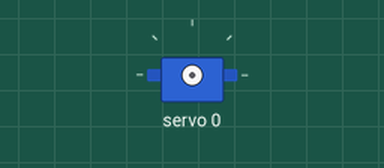
Recording of a program running on a simulated Arduino Nano 33 IoT. Parts: servo. What the program prints to the serial monitor is not drawn.

Above: at 0.05 s.
At 0.85 s:
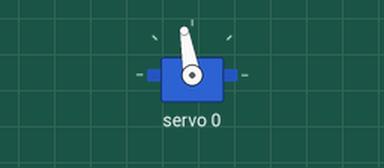
At 1.7 s:
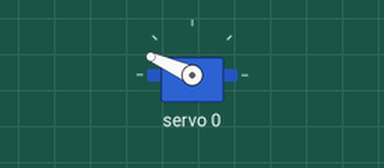
At 3.35 s:
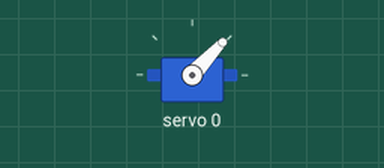
Timing chart, 0 to 5.2 s (numbered marks = the images above):
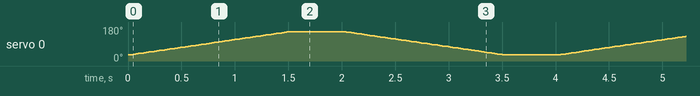

The program:

main.cpp
```cpp
// Works!

#include <Arduino.h>

#include <Wire.h>
#include <Adafruit_PWMServoDriver.h>

// Setup for two PCA9685 boards
Adafruit_PWMServoDriver pwm1 = Adafruit_PWMServoDriver(0x40, Wire);
Adafruit_PWMServoDriver pwm2 = Adafruit_PWMServoDriver(0x41, Wire);

// you can also call it with a different address and I2C interface
//Adafruit_PWMServoDriver pwm = Adafruit_PWMServoDriver(0x40, Wire);

// Depending on your servo make, the pulse width min and max may vary, you
// want these to be as small/large as possible without hitting the hard stop
// for max range. You'll have to tweak them as necessary to match the servos you
// have!

// Calibrated pulse length counts (ticks)
#define SERVOMIN  180 // This is the 'minimum' pulse length count (out of 4096)
#define SERVOMAX  440 // This is the 'maximum' pulse length count (out of 4096)

// Calibrated pulse lengths in microseconds
#define USMIN  900 // This is the rounded 'minimum' microsecond length based on the minimum pulse of updated 180
#define USMAX  2100 // This is the rounded 'maximum' microsecond length based on the maximum pulse of updated 440
#define SERVO_FREQ 50 // Analog servos run at ~50 Hz updates

// our servo # counter
// uint8_t servonum = 0; // NOT BEING USED!

unsigned long lastAliveTime = 0;

// === Manual Servo Selection ===
// Add servo numbers you want to move in these arrays (0-15)
uint8_t board1_servos[] = {0}; // Example → change/add/remove as desired
// , 1, 3, 4, 5, 6, 8, 9, 10, 11, 12, 13, 14, 15
  //0, 1,
  //  2, 7, 13
uint8_t board2_servos[] = {}; // Example → change/add/remove as desired
// rm 13
  //0, 1, 2, 3, 4, 5, 6, 7, 8, 9, 10, 11, 12, 14, 15

// Size of each list (automatically calculated)
const uint8_t board1_servo_count = sizeof(board1_servos) / sizeof(board1_servos[0]);
const uint8_t board2_servo_count = sizeof(board2_servos) / sizeof(board2_servos[0]);

void setup() {
  Serial.begin(9600);
  while (!Serial) {
    ; // Wait for Serial to connect (needed for native USB boards)
  }
  Serial.println("Starting 32 servo sweep...");

  /*
   * In theory the internal oscillator (clock) is 25MHz but it really isn't
   * that precise. You can 'calibrate' this by tweaking this number until
   * you get the PWM update frequency you're expecting!
   * The int.osc. for the PCA9685 chip is a range between about 23-27MHz and
   * is used for calculating things like writeMicroseconds()
   * Analog servos run at ~50 Hz updates, It is importaint to use an
   * oscilloscope in setting the int.osc frequency for the I2C PCA9685 chip.
   * 1) Attach the oscilloscope to one of the PWM signal pins and ground on
   *    the I2C PCA9685 chip you are setting the value for.
   * 2) Adjust setOscillatorFrequency() until the PWM update frequency is the
   *    expected value (50Hz for most ESCs)
   * Setting the value here is specific to each individual I2C PCA9685 chip and
   * affects the calculations for the PWM update frequency.
   * Failure to correctly set the int.osc value will cause unexpected PWM results
   */

  // Initialize both boards
  pwm1.begin();
  pwm1.setOscillatorFrequency(27000000);
  pwm1.setPWMFreq(SERVO_FREQ);

  pwm2.begin();
  pwm2.setOscillatorFrequency(27000000);
  pwm2.setPWMFreq(SERVO_FREQ);

  delay(10);
}

// You can use this function if you'd like to set the pulse length in seconds
// e.g. setServoPulse(0, 0.001) is a ~1 millisecond pulse width. It's not precise!
// void setServoPulse(uint8_t n, double pulse) {
//   double pulselength;

//   pulselength = 1000000;   // 1,000,000 us per second
//   pulselength /= SERVO_FREQ;   // Analog servos run at ~60 Hz updates
//   Serial.print(pulselength); Serial.println(" us per period");
//   pulselength /= 4096;  // 12 bits of resolution
//   Serial.print(pulselength); Serial.println(" us per bit");
//   pulse *= 1000000;  // convert input seconds to us
//   pulse /= pulselength;
//   Serial.println(pulse);
//   pwm.setPWM(n, 0, pulse);
// }


void loop() {
  // Drive each servo one at a time using setPWM()
  // Check if 1 second passed
  if (millis() - lastAliveTime >= 1000) {
    Serial.println("I'm alive");
    lastAliveTime = millis();
  }

    // Sweep up
  for (uint16_t pulselen = SERVOMIN; pulselen <= SERVOMAX; pulselen++) {
    Serial.print("Sweeping up - Pulse: ");
    Serial.println(pulselen);

    // Board 1 selected servos
    for (uint8_t i = 0; i < board1_servo_count; i++) {
      pwm1.setPWM(board1_servos[i], 0, pulselen);
    }

    // Board 2 selected servos
    for (uint8_t i = 0; i < board2_servo_count; i++) {
      pwm2.setPWM(board2_servos[i], 0, pulselen);
    }

    delay(5);
  }

  delay(500); // hold at max

  // Sweep down
  for (uint16_t pulselen = SERVOMAX; pulselen >= SERVOMIN; pulselen--) {
    Serial.print("Sweeping down - Pulse: ");
    Serial.println(pulselen);

    // Board 1 selected servos
    for (uint8_t i = 0; i < board1_servo_count; i++) {
      pwm1.setPWM(board1_servos[i], 0, pulselen);
    }

    // Board 2 selected servos
    for (uint8_t i = 0; i < board2_servo_count; i++) {
      pwm2.setPWM(board2_servos[i], 0, pulselen);
    }

    delay(5);
  }

  delay(500); // hold at min
}
```
